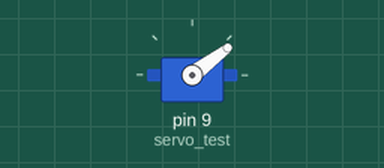
Recording of a sketch running on a simulated Arduino Uno, built with avr-gcc and run on an emulated ATmega328P. On the bench: servo.

Above: at 0.05 s.
At 0.4 s:
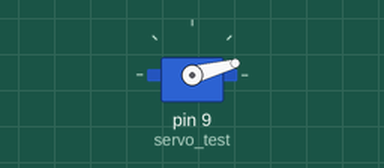
At 1.6 s:
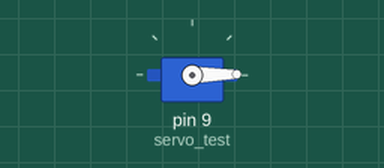
Timing chart, 0 to 3.7 s (numbered marks = the images above):
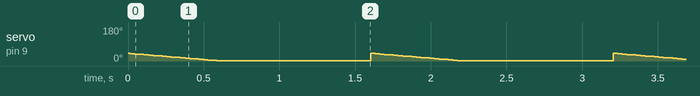

Measured:
- by itself, servo on pin 9 (servo_test): ramps from 40° to 1° and jumps back, once every 1.6 s

The sketch:

try_1.ino
```cpp
 #include  <Servo.h>              //Servo library

Servo servo_test;        //initialize a servo object for the connected servo

int angle = 40;

void setup()
{
  servo_test.attach(9);      // attach the signal pin of servo to pin9 of arduino
}

void loop()
{
  for(angle = 40; angle > 0; angle -= 1)    // command to move from 0 degrees to 180 degrees
  {
    servo_test.write(angle);                 //command to rotate the servo to the specified angle
    delay(15);
  }
  delay(1000);

}
```
